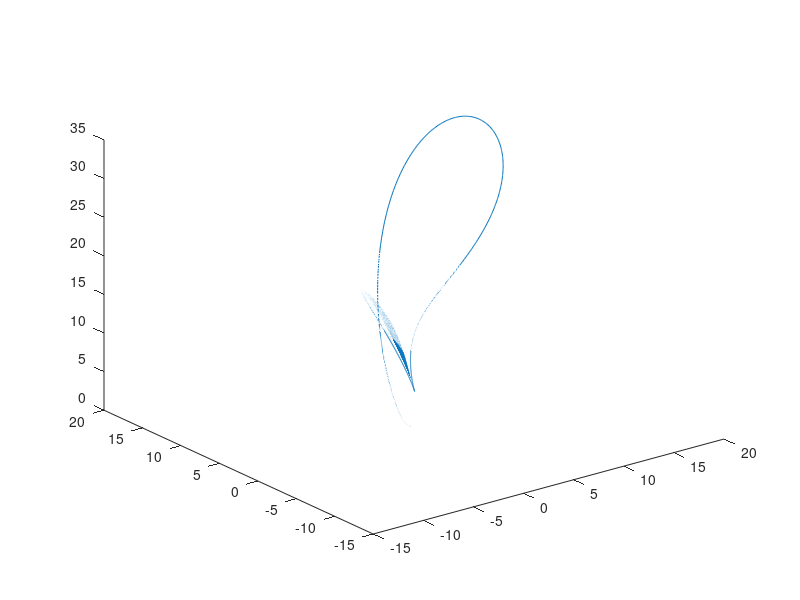
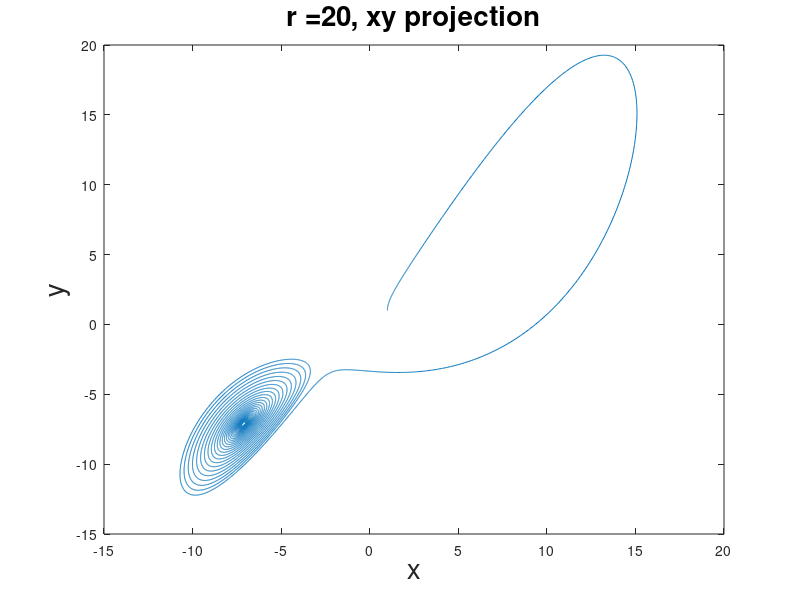
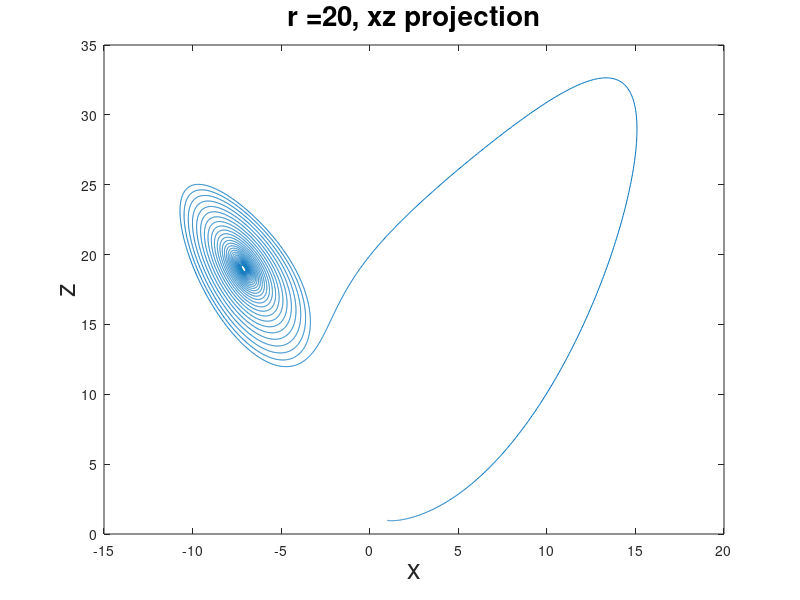
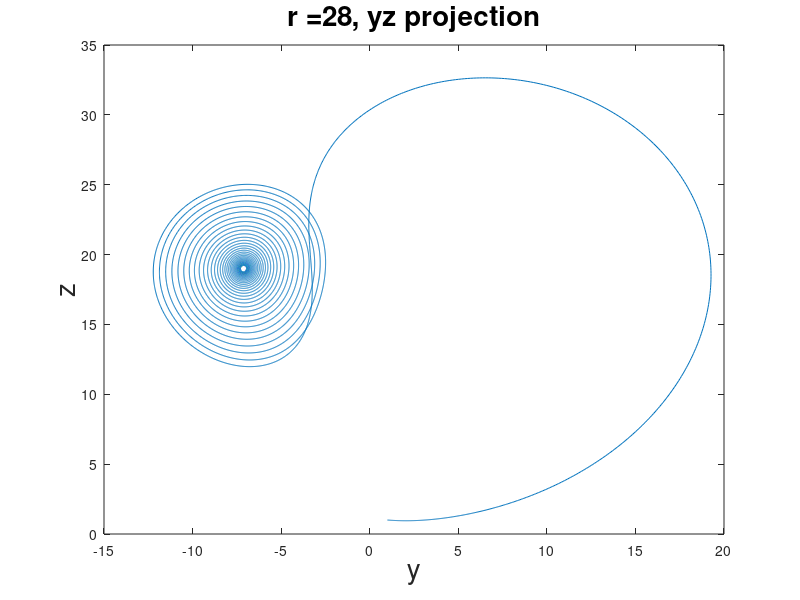

Write MATLAB code to recreate these figures, in order.
clc;
clear all;

%initializing x,y,z,t
x(1)=1;
y(1)=1;
z(1)=1;
t(1)=0;

a=10;
rho=20;
b=(8.0/3.0);
h=0.001;
t=0:h:25;
f=@(t,x,y,z) a*(y-x);  %ode
g=@(t,x,y,z) x*rho-x.*z-y;
p=@(t,x,y,z) x.*y-b*z;
for i=1:(length(t)-1) %loop
    p1=f(t(i),x(i),y(i),z(i));
    q1=g(t(i),x(i),y(i),z(i));
    r1=p(t(i),x(i),y(i),z(i));
      p2=f(t(i)+h/2,(x(i)+0.5*p1*h),(y(i)+(0.5*q1*h)),(z(i)+(0.5*r1*h)));
      q2=g(t(i)+h/2,(x(i)+0.5*p1*h),(y(i)+(0.5*q1*h)),(z(i)+(0.5*r1*h)));
      r2=p(t(i)+h/2,(x(i)+0.5*p1*h),(y(i)+(0.5*q1*h)),(z(i)+(0.5*r1*h)));
      p3=f(t(i)+h/2,(x(i)+0.5*p2*h),(y(i)+(0.5*q2*h)),(z(i)+(0.5*r2*h)));
      q3=g(t(i)+h/2,(x(i)+0.5*p2*h),(y(i)+(0.5*q2*h)),(z(i)+(0.5*r2*h)));
      r3=p(t(i)+h/2,(x(i)+0.5*p2*h),(y(i)+(0.5*q2*h)),(z(i)+(0.5*r2*h)));
      p4=f(t(i)+h,(x(i)+p3*h),(y(i)+q3*h),(z(i)+r3*h));
      q4=g(t(i)+h,(x(i)+p3*h),(y(i)+q3*h),(z(i)+r3*h));
      r4=p(t(i)+h,(x(i)+p3*h),(y(i)+q3*h),(z(i)+r3*h));
      x(i+1) = x(i) + h*(p1 +2*p2 +2*p3 +p4)/6;
      y(i+1) = y(i) + h*(q1 +2*q2 +2*q3 +q4)/6;
      z(i+1) = z(i) + h*(r1 +2*r2 +2*r3 +r4)/6;
end
figure(1)
plot3(x,y,z)

figure(2)
plot(x,y)
hold on;
xlabel("x","fontsize",20)
ylabel("y","fontsize",20)
title("r =20, xy projection","fontsize",20)

figure(3)
plot(x,z)
hold on;
xlabel("x","fontsize",20)
ylabel("z","fontsize",20)
title("r =20, xz projection","fontsize",20)

figure(4)
plot(y,z)
hold on;
xlabel("y","fontsize",20)
ylabel("z","fontsize",20)
title("r =28, yz projection","fontsize",20)

figure(5)
plot(t,x)
hold on;
plot(t,y)
hold on;
plot(t,z)
xlabel("t","fontsize",20)
ylabel("x, y and z","fontsize",20)
title("r =20, x,y and z versus t","fontsize",20)
legend("x","y","z","fontsize",20,"location","northwest")
